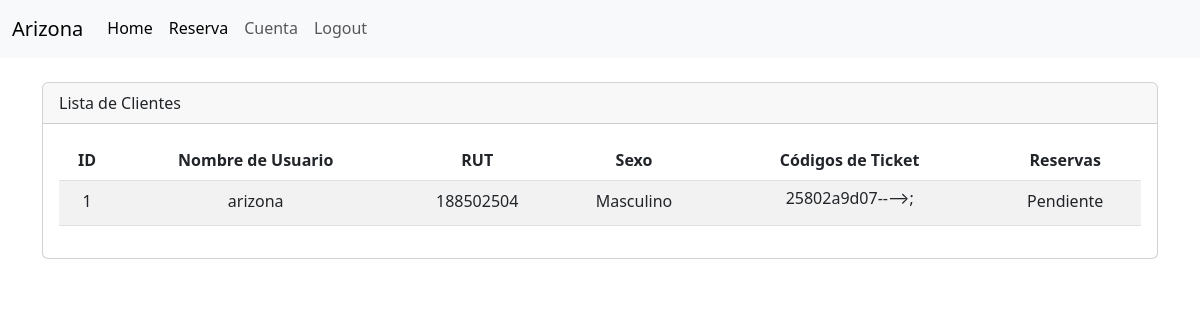
/cliente/list/ (signed in), run on the app's committed database.
### cliente/models.py (models this page shows, shortened)
class Cliente(models.Model):
    SEXO = [
        ('F', 'Femenino'),
        ('M', 'Masculino'),
    ]
    user = models.OneToOneField(
        'accounts.User',
        verbose_name='Usuario',
        on_delete=models.CASCADE
    )
    rut = models.CharField(max_length=10)
    sexo = models.CharField(max_length=10, choices=SEXO)

class Ticket(models.Model):
    cliente = models.ForeignKey(Cliente, on_delete=models.CASCADE)
    codigo = models.CharField(max_length=10)
    fecha_envio = models.DateTimeField(auto_now_add=True)
    reserva = models.ForeignKey(Reserva, on_delete=models.CASCADE)

class Reserva(models.Model):
    cliente = models.ForeignKey(Cliente, on_delete=models.CASCADE)
    agenda = models.ForeignKey(Agenda, on_delete=models.CASCADE)
    dia = models.DateField()
    ESTADO_CHOICES = [
        ('disponible', 'Disponible'),
        ('pendiente', 'Pendiente'),
        ('finalizada', 'Finalizada'),
    ]
    estado = models.CharField(max_length=20, choices=ESTADO_CHOICES, default='disponible')
    class Meta:
        unique_together = ('agenda', 'cliente', 'dia')

### accounts/models.py (models this page shows, shortened)
class User(AbstractBaseUser, PermissionsMixin):
    id = models.AutoField(primary_key=True, unique=True)
    username = models.CharField(
        'Usuario', max_length=30, unique=True, validators=[
            validators.RegexValidator(
                re.compile('^[\w.@+-]+$'),
                'ingrese un nombre de usuario valido '
                'Este valor debe contener solo letras, números '
                'excepto: @/./+/-/_.',
                'invalid'
            )
        ],
        help_text='Un nombre corto que sera usado'+
                  ' para identificarlo de forma unica en la plataforma.'
    )
    name = models.CharField('Nombre', max_length=20)
    apellidos = models.CharField('Apellidos', max_length=30)
    email = models.EmailField('Email', unique=True)
    is_staff = models.BooleanField('Admin', default=False)
    is_active = models.BooleanField('Ativo', default=True)
    date_joined = models.DateTimeField('Data de Entrada', auto_now_add=True)
    roles = models.ForeignKey(Rol, on_delete=models.CASCADE)
    USERNAME_FIELD = 'username'
    REQUIRED_FIELDS = ['email']
    objects = CustomUserManager()
    class Meta:
        verbose_name = 'Usuario'
        verbose_name_plural = 'Usuarios'

### cliente/views.py (the view)
# urls.py: path('list/', views.cliente_list, name='cliente_list'),
def cliente_list(request):
    clientes = Cliente.objects.all()
    context = {'clientes': clientes}
    return render(request, 'cliente/listar.html', context)

### servicio/models.py (called while the page is built)
    def __str__(self):
        return self.nombre

    def __str__(self):
        return f'Cancha {self.numeracion}'

    def __str__(self):
        return f'{self.hora_inicio.strftime("%I:%M %p")} - {self.hora_fin.strftime("%I:%M %p")}'

### cliente/templates/cliente/listar.html (shortened to what this page needs)
{% extends "layout.html" %}
{% load static %}
{% load humanize %}
{% block container %}
<div class="container">
  <br>
  <div class="card">
    <div class="card-header">
      Lista de Clientes
    </div>
    <div class="card-body">
      <div class="table-responsive text-center">
        <table class="table table-striped table-hover">
          <thead>
            <tr>
              <th>ID</th>
              <th>Nombre de Usuario</th>
              <th>RUT</th>
              <th>Sexo</th>
              <th>Códigos de Ticket</th>
              <th>Reservas</th>
            </tr>
          </thead>
          <tbody>
            {% for cliente in clientes %}
            <tr>
              <td>{{ cliente.id }}</td>
              <td>{{ cliente.user.username }}</td>
              <td>{{ cliente.rut }}</td>
              <td>{{ cliente.get_sexo_display }}</td>
              <td>
                {% for ticket in cliente.ticket_set.all %}
                <a class="btn ticket-modal-button" data-target="#ticketModal{{ ticket.codigo }}"
                  data-toggle="modal" style="margin-top: -10px;">{{ ticket.codigo }}--&#10230;;</a><br>
                {% endfor %}
              </td>
              <td>
                {% for reserva in cliente.reserva_set.all %}
                {{ reserva.get_estado_display }}<br>
                {% endfor %}
              </td>
            </tr>
            {% endfor %}
          </tbody>
        </table>
      </div>
    </div>
  </div>
</div>
{% endblock %}

### data on the page
Cliente: id "1", user.username "arizona", rut "188502504", sexo "Masculino"
Ticket: codigo "25802a9d07"
Reserva: estado "Pendiente"
